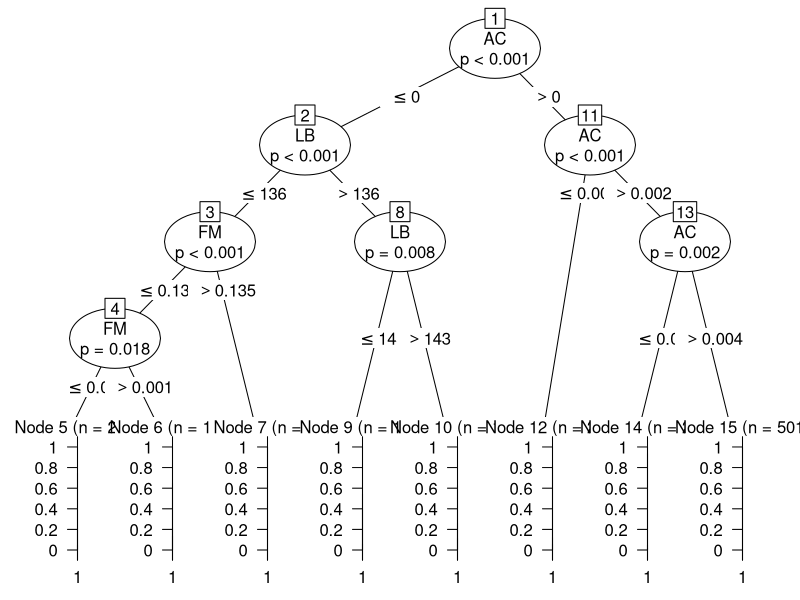
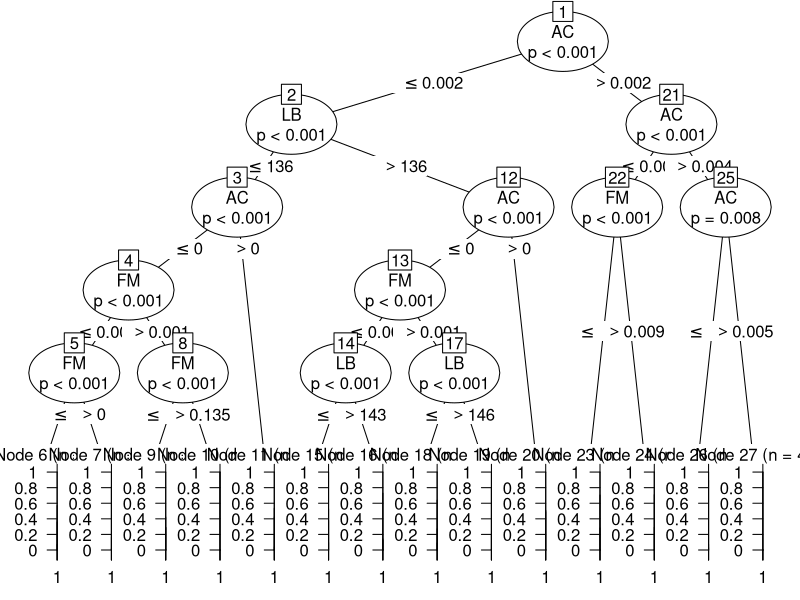

Write R code to recreate these figures, in order.
install.packages("party")
library(party)
ctg <- read.csv("CTG.csv")
head(ctg)
ctg$NSP=as.factor(ctg$NSP)


View(ctg)
set.seed(1111)
ctg_s <- sample( 2, nrow(ctg), replace = T, prob = c(0.8,0.2))
ctg_train <- ctg[ ctg_s == 1 , ]
ctg_test <- ctg[ ctg_s == 2 , ]

summary(ctg_train)


ctg_dt <- ctree( NSP ~ . , data = ctg_train, controls = ctree_control(mincriterion = .90, minsplit = 300))
plot(ctg_dt)

ctg_dt_predict <- predict( ctg_dt, ctg_test , type = "response")
ctg_dt_predict

ctg_DT_DF  <- data.frame( ctg_dt_predict , ctg_test$NSP)

predict_table <- table(ctg_dt_predict, ctg_test$NSP)
predict_table

DT_Accuracy <- sum(diag(predict_table))/ sum(predict_table) * 100
DT_Accuracy


# over sampling 
table(ctg_train$NSP)

# do samlping increase the records for class which is under represented 
# (only on the train data)
# do prediction on test data 

aa <- ctg_train[ ctg_train$NSP == 3 , ]   # Contains the records only for the class 3
aa

bb <- ctg_train[ ctg_train$NSP == 2 , ]   # Contains the records only for the class 2
bb

ctg_train1 <- rbind(ctg_train, aa,aa,aa,aa,aa,aa,bb,bb)
table(ctg_train1$NSP)

# Again apply dT

ctg_dt <- ctree( NSP ~ . , data = ctg_train1, controls = ctree_control(mincriterion = .90, minsplit = 300))
plot(ctg_dt)

ctg_dt_predict <- predict( ctg_dt, ctg_test , type = "response")
ctg_dt_predict

ctg_DT_DF  <- data.frame( ctg_dt_predict , ctg_test$NSP)

predict_table <- table(ctg_dt_predict, ctg_test$NSP)
predict_table

DT_Accuracy <- sum(diag(predict_table))/ sum(predict_table) * 100
DT_Accuracy
